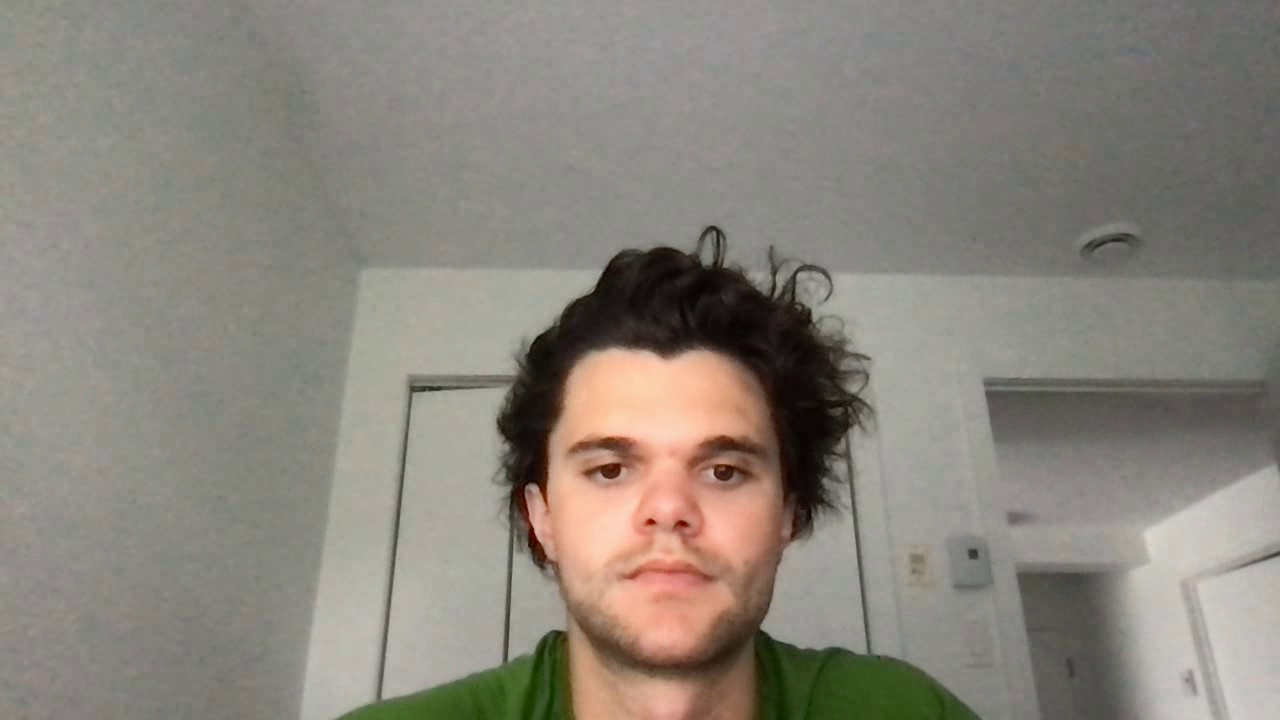
#> input picture frame 18 of June30_2022.mp4, 1280 x 720 px, given in place of July21_2021_Washing.mp4, which was not available
$ python cropvideo_july21.py   (older library calls are emulated)
#> lines starting #> are read from the running program, lines starting #| are printed output that depends on the picture; pictures that were not available may be replaced by others from this repository, and a replacement may not be noted
#!/usr/bin/env python3
# -*- coding: utf-8 -*-
"""
Created on Tue May 18 20:56:55 2021

@author: RileyBallachay
"""
import numpy as np
import cv2
import matplotlib.pyplot as plt
import scipy.misc
from PIL import Image
import datetime

# Here you can define your croping values
#x=807;y=456;w=332;h=363
#x=823;y=423;w=317;h= 160
x=749;y= 407;w= 328;h= 129
# Initialize frame counter
cnt = 0
cap = cv2.VideoCapture('/Users/RileyBallachay/Downloads/July21_2021_Washing.mp4')
# Some characteristics from the original video
w_frame, h_frame = int(cap.get(cv2.CAP_PROP_FRAME_WIDTH)), int(cap.get(cv2.CAP_PROP_FRAME_HEIGHT))
fps, frames = cap.get(cv2.CAP_PROP_FPS), cap.get(cv2.CAP_PROP_FRAME_COUNT)

time_per_frame = 1/fps
print(frames)

# output
fourcc = cv2.VideoWriter_fourcc(*'mp4v')
out = cv2.VideoWriter('result_total_july21.mp4', fourcc, fps, (w, h))

time = 0
slices = []

# Now we start
while(cap.isOpened()):
    ret, frame = cap.read()
#> frame is the input picture: shape (720, 1280, 3); mean B, G, R 123.9, 132.6, 137.9

    cnt += 1 # Counting frames

    # Avoid problems when video finish
    if ret==True:
        time = time+time_per_frame
        printtime = str(datetime.timedelta(seconds=time))
        # Croping the frame
        temp_frame = frame[y:y+h, x:x+w]
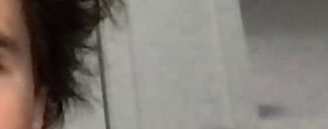
#> temp_frame: shape (129, 328, 3); mean B, G, R 113.4, 120.5, 127.4

        # Percentage
        xx = cnt *100/frames
        print((xx),'%')


        imageGREY = temp_frame.mean(axis=2)
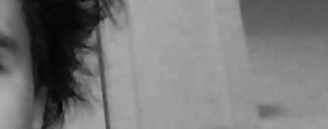
#> imageGREY: shape (129, 328) float64; min 2.33, max 176, mean 120.4
        imageGREY = imageGREY.mean(axis=1)
#> imageGREY = 129 values, max 143.4 at index 124, min 96.59 at index 0, mean 120.4
        slices.append(imageGREY)

        # Saving from the desired frames
        #if 15 <= cnt <= 90:
        #    out.write(crop_frame)
        font = cv2.FONT_HERSHEY_SCRIPT_SIMPLEX
        crop_frame = cv2.putText(temp_frame, printtime,
                            (10, 50),
                            font, 1,
                            (255, 255, 255),
                            2, cv2.LINE_8)
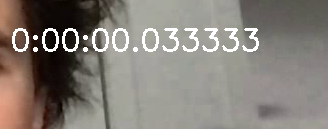
#> crop_frame: shape (129, 328, 3); mean B, G, R 120.1, 126.9, 133.5
        # I see the answer now. Here you save all the video
        out.write(crop_frame)

        # Just to see the video in real time
        #cv2.imshow('frame',frame)
        cv2.imshow('croped',crop_frame)

        #if cv2.waitKey(1) & 0xFF == ord('q'):
        #    break
    else:
        break

def groupedAvg(myArray, N=5):
    result = np.cumsum(myArray, 0)[N-1::N]/float(N)
    result[1:] = result[1:] - result[:-1]
    return result

sliced = np.stack(slices, axis=0)
sliced = groupedAvg(sliced)
np.savetxt('sliced_july21.csv',sliced,delimiter=',')

cap.release()
out.release()
cv2.destroyAllWindows()

$ run again, starting later in the video
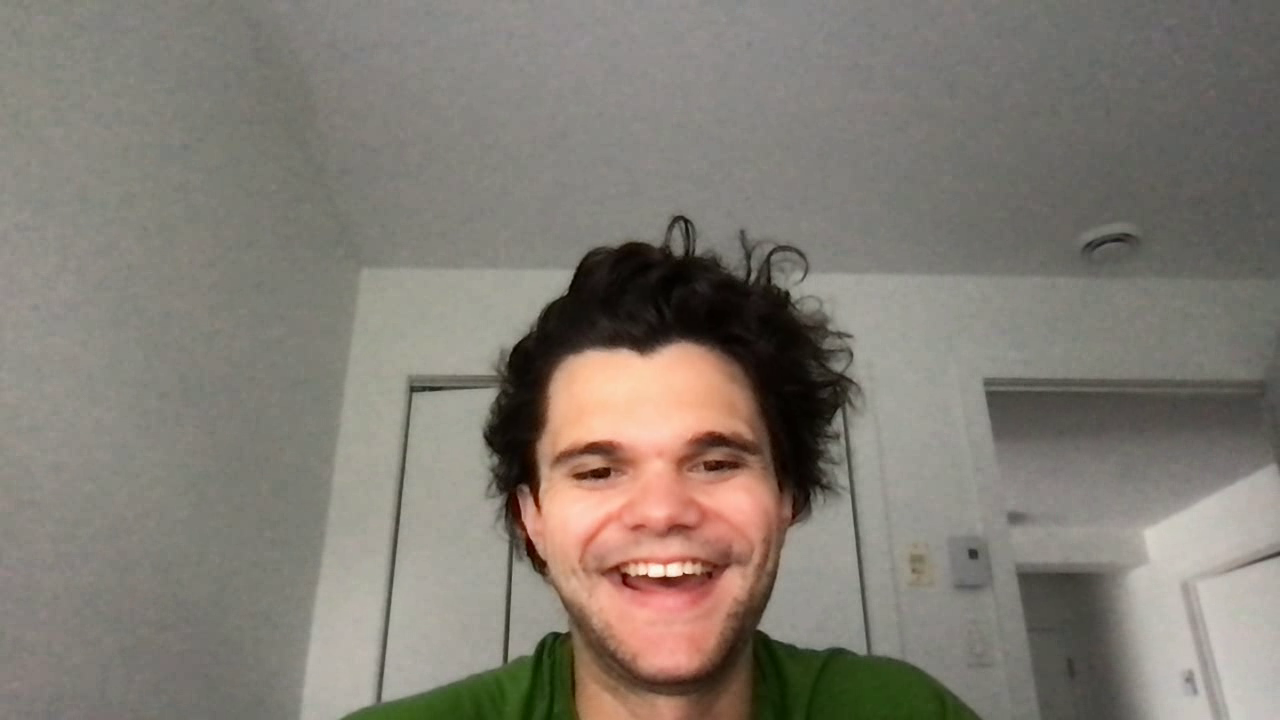
#> input picture frame 81 of June30_2022.mp4, 1280 x 720 px, given in place of July21_2021_Washing.mp4, which was not available
#> frame is the input picture: shape (720, 1280, 3); mean B, G, R 115.1, 123.9, 129.9
#> `imageGREY = temp_frame.mean(axis=2)`:
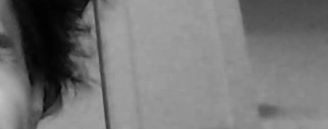
#> imageGREY: shape (129, 328) float64; min 2.33, max 191, mean 118.2
#> `imageGREY = imageGREY.mean(axis=1)`: imageGREY = 129 values, max 142.9 at index 124, min 91.65 at index 0, mean 118.2
#> `crop_frame = cv2.putText(temp_frame, printtime, (10, 50), font, 1, (25..`:
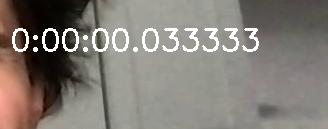
#> crop_frame: shape (129, 328, 3); mean B, G, R 118.1, 124.9, 131.2

$ run again, starting later in the video
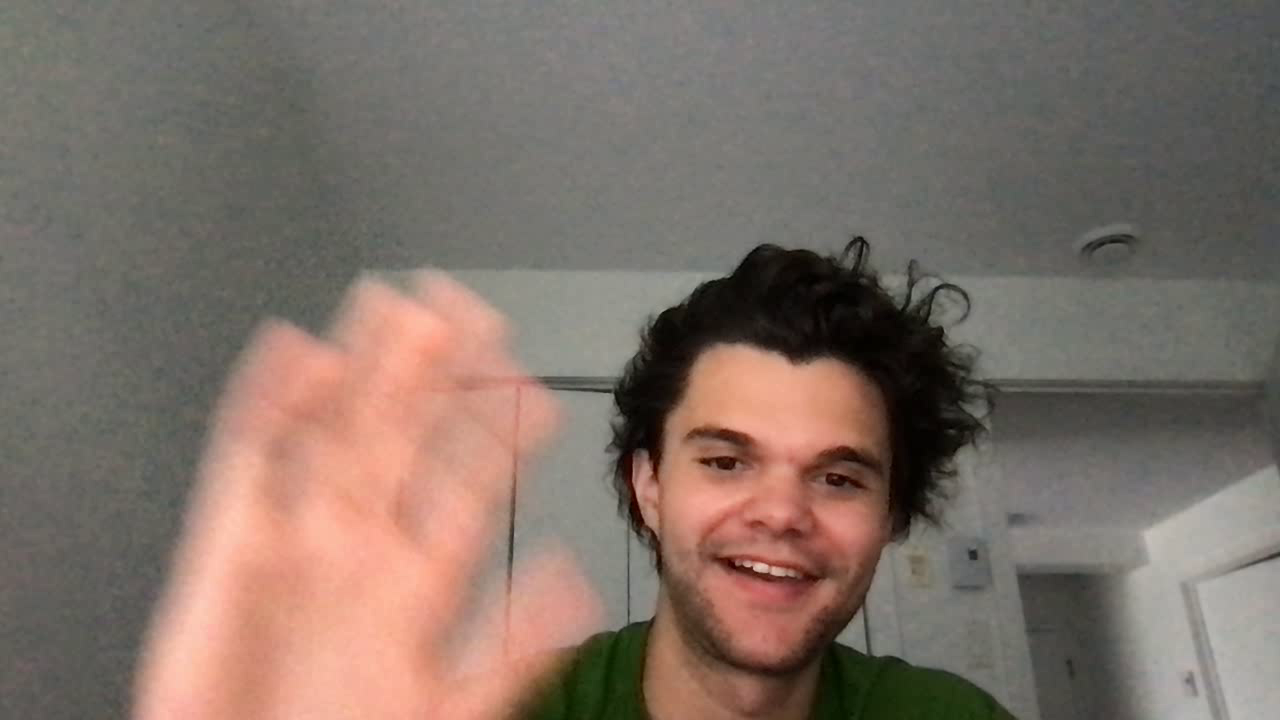
#> input picture frame 144 of June30_2022.mp4, 1280 x 720 px, given in place of July21_2021_Washing.mp4, which was not available
#> frame is the input picture: shape (720, 1280, 3); mean B, G, R 103.2, 112, 126.8
#> `imageGREY = temp_frame.mean(axis=2)`:
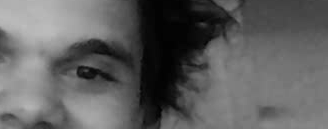
#> imageGREY: shape (129, 328) float64; min 0, max 190.7, mean 95.6
#> `imageGREY = imageGREY.mean(axis=1)`: imageGREY = 129 values, max 113.2 at index 104, min 78.64 at index 52, mean 95.56
#> `crop_frame = cv2.putText(temp_frame, printtime, (10, 50), font, 1, (25..`:
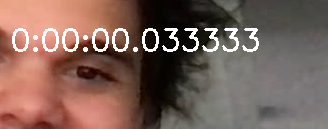
#> crop_frame: shape (129, 328, 3); mean B, G, R 88.5, 97.7, 123.7
